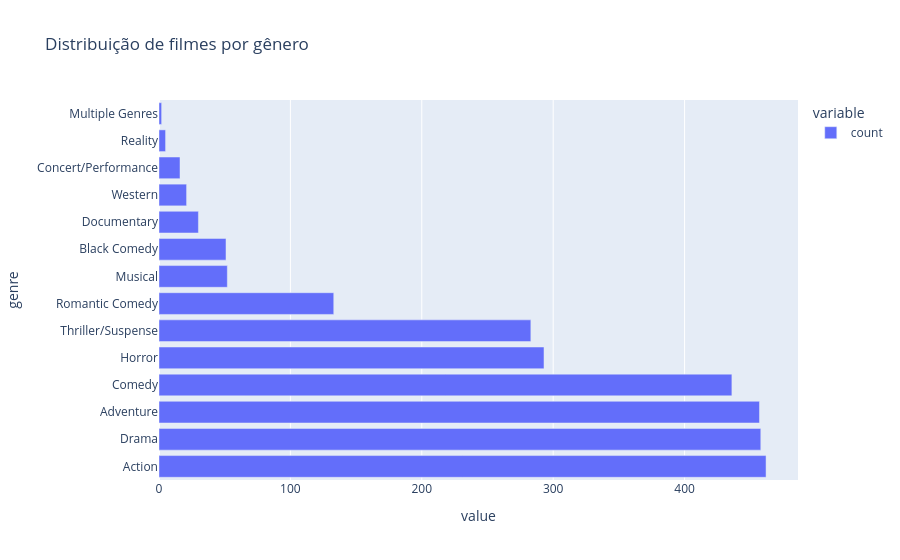

The code cell stored with this chart in its notebook:
### Markdown cell above
### 2 | Visualização gráfica geral
___

### Code cell
df_generos = df['genre'].value_counts()

fig = px.bar(
    df_generos,
    title='Distribuição de filmes por gênero',
    orientation='h'
)

fig.show()

### Figure 1 — Plotly figure (JSON) as saved in the notebook; plotly's stock layout.template omitted (floating-point values rounded to 4 significant figures)
{"data": [{"hovertemplate": "variable=count<br>value=%{x}<br>genre=%{y}<extra></extra>", "legendgroup": "count", "marker": {"color": "#636efa", "pattern": {"shape": ""}}, "name": "count", "orientation": "h", "showlegend": true, "textposition": "auto", "type": "bar", "x": [462, 458, 457, 436, 293, 283, 133, 52, 51, 30, 21, 16, 5, 2], "xaxis": "x", "y": ["Action", "Drama", "Adventure", "Comedy", "Horror", "Thriller/Suspense", "Romantic Comedy", "Musical", "Black Comedy", "Documentary", "Western", "Concert/Performance", "Reality", "Multiple Genres"], "yaxis": "y"}], "layout": {"barmode": "relative", "legend": {"title": {"text": "variable"}, "tracegroupgap": 0}, "title": {"text": "Distribuição de filmes por gênero"}, "xaxis": {"anchor": "y", "domain": [0, 1], "title": {"text": "value"}}, "yaxis": {"anchor": "x", "domain": [0, 1], "title": {"text": "genre"}}}}
